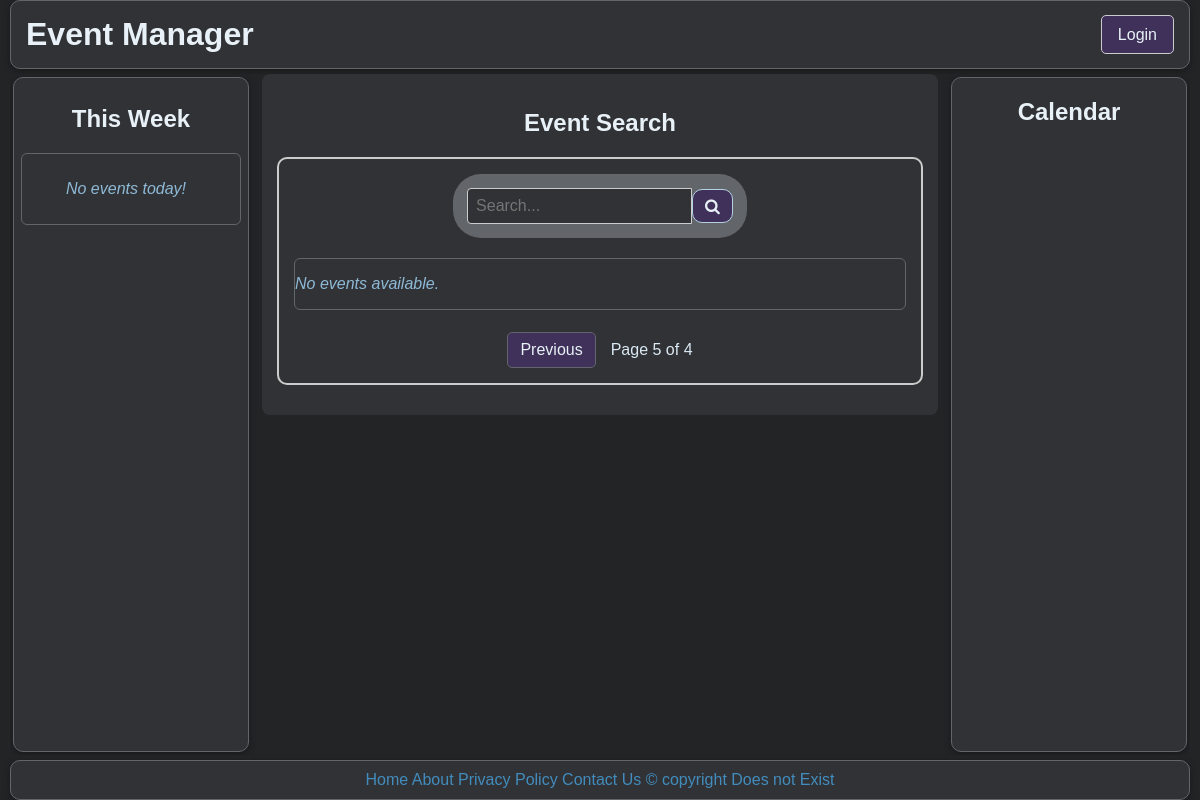
Page /?page=5 on the earlier database version.
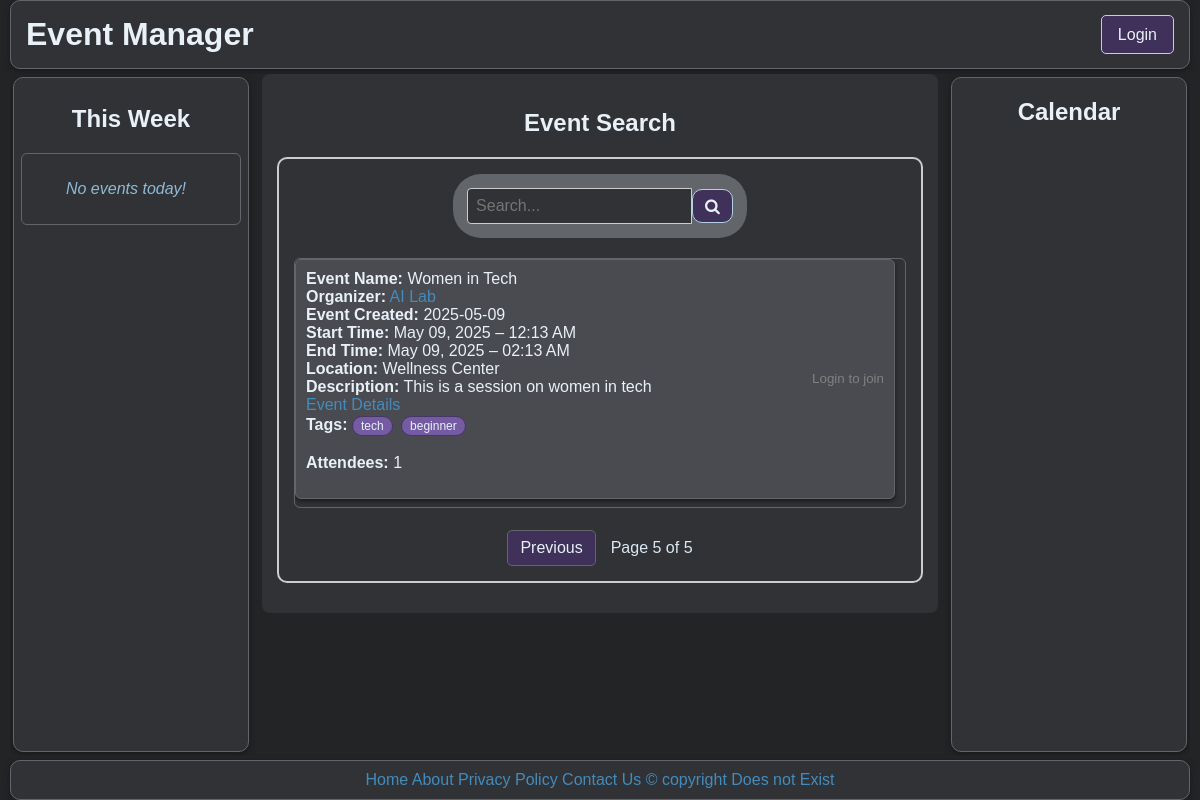
Same page on the later database version.
### src/event_model.py (models this page shows, shortened)
class Events(Base):
    __tablename__ = "events"
    uid: Mapped[int] = mapped_column(Integer, primary_key=True, index=True)
    owner_uid: Mapped[int] = mapped_column(Integer, index=True)
    title: Mapped[str] = mapped_column(String, nullable=False)
    date: Mapped[DateTime] = mapped_column(DateTime, nullable=True)
    start_time: Mapped[DateTime] = mapped_column(DateTime, nullable=False)
    end_time: Mapped[DateTime] = mapped_column(DateTime, nullable=True)
    location: Mapped[str] = mapped_column(String, nullable=True)
    event_type: Mapped[str] = mapped_column(String, nullable=True)
    organizer: Mapped[str] = mapped_column(String, nullable=True, default="Unknown")
    tags: Mapped[str] = mapped_column(String, nullable=True, default="")
    image_urls: Mapped[str] = mapped_column(String, nullable=True, default="")
    description: Mapped[str] = mapped_column(String, nullable=True)
    archived: Mapped[bool] = mapped_column(default=False)
    attendees: Mapped[list["User"]] = relationship(
        "User",
        secondary=event_signups,
        back_populates="events"
    )

### main.py (the view, shortened to what this page needs)
@app.get("/", response_class=HTMLResponse)
def main(
    request: Request,
    db_event: Session = Depends(get_event_session),
    current_user: Optional[UserBase] = Depends(get_current_user),
    page: int = 1,
    per_page: int = 20
):
    from datetime import timedelta
    today = date.today()
    start_of_week = today - timedelta(days=today.weekday())
    end_of_week = start_of_week + timedelta(days=6)
    events_this_week = []
    joined_event_ids = set()
    query = db_event.query(EventBase).filter(EventBase.archived == False)
    all_events = query.offset((page - 1) * per_page).limit(per_page).all()
    attendee_counts = {event.uid: len(event.attendees) for event in all_events}
    event_titles = {event.uid: (event.title) for event in all_events}
    total_events = query.count()
    total_pages = (total_events + per_page - 1) // per_page
    return templates.TemplateResponse('home.html', {
        'request': request,
        'username': current_user.username if current_user else None,
        'events_today': events_this_week,
        'all_events': all_events,
        'page': page,
        'total_pages': total_pages,
        'joined_event_ids': joined_event_ids,
        'attendee_counts': attendee_counts,
        'event_title': event_titles
    })

### db/session.py (called while the page is built)
def get_user_session():
    db = SessionLocal_usr()
    try:
        yield db
    finally:
        db.close()

def get_event_session():
    db = SessionLocal_usr()
    try:
        yield db
    finally:
        db.close()

### main.py (called while the page is built, shortened)
def get_current_user(request: Request, db: Session = Depends(get_user_session)):
    token = request.cookies.get("access_token")
    if not token:
        return None

### templates/home.html (shortened to what the changed rows need)
<!DOCTYPE html>
<html data-theme="dark">
<head>
  <link rel="stylesheet" href="/static/styles.css">
  <link rel="stylesheet" href="https://cdnjs.cloudflare.com/ajax/libs/font-awesome/4.7.0/css/font-awesome.min.css">
  <link href="https://cdn.jsdelivr.net/npm/fullcalendar@6.1.8/index.global.min.css" rel="stylesheet" />
</head>
<body>
  <div class="page-container">
    <div class="header">
      <div class="header-left">
        <h1>Event Manager</h1>
      </div>
    </div>
    <div class="content">
      <div class="left">
        <h2 style="text-align:center;">This Week</h2>
      </div>
      <div class="main">
        <div class="search-section">
          <h2 style="text-align:center;">Event Search</h2>
          <div class="search-box">
            <div class="search-centered">
              <div class="scrollable-event-list-home">
                {% if all_events %}
                  {% for event in all_events %}
                    <div class="event-card">
                      <div class="event-inner">
                        <div class="event-details">
                          <span><b>Event Name:</b> {{ event_title[event.uid] }}</span><br>
                          <b>Organizer:</b>
                          <a href="#" class="organizer-link" data-organizer-id="{{ event.owner_uid }}">{{ event.organizer }}</a><br>
                          <span><b>Event Created:</b> {{ event.date.strftime('%Y-%m-%d') }}</span><br>
                          <span><b>Start Time:</b> {{ event.start_time.strftime('%B %d, %Y – %I:%M %p') }}</span><br>
                          <span><b>End Time:</b> {{ event.end_time.strftime('%B %d, %Y – %I:%M %p') }}</span><br>
                          <span><b>Location:</b> {{ event.location }}</span><br>
                          <span><b>Description:</b> {{ event.description }}</span><br>
                          <a href="#" class="event-details-link" data-event-id="{{ event.uid }}">Event Details</a>
                          <div><b>Tags:</b>
                            {% if event.tags %}
                              {% for tag in event.tags.split(',') %}
                                <span class="tag">{{ tag.strip() }}</span>
                              {% endfor %}
                            {% else %}
                              <em>No tags</em>
                            {% endif %}
                          </div>
                          <p><b>Attendees:</b> {{ attendee_counts[event.uid] }}</p>
                        </div>
                        <div class="scroll-join-button">
                          {% if username %}
                          {% set is_joined = event.uid in joined_event_ids %}
                          <button
                            class="join-btn"
                            onclick="toggleJoin({{ event.uid }}, this)"
                            data-joined="{{ 'true' if is_joined else 'false' }}"
                          >
                            {{ 'Joined!' if is_joined else 'Join' }}
                          </button>
                          {% else %}
                            <small style="color: gray;">Login to join</small>
                          {% endif %}
                        </div>
                      </div>
                    </div>
                  {% endfor %}
                {% else %}
                  <p style="color: var(--text-300); font-style: italic;">No events available.</p>
                {% endif %}
              </div>
            </div>
            <div class="pagination">
              {% if page > 1 %}
                <a href="/?page={{ page - 1 }}">Previous</a>
              {% endif %}
              <span>Page {{ page }} of {{ total_pages }}</span>
            </div>
          </div>
        </div>
      </div>
      <div class="right">
        <h2 style="margin-bottom: 10px;">Calendar</h2>
      </div>
    </div>
  </div>
</body>
</html>

Differences in the rows shown:
now on this page (row edited): Events: title "Women in Tech", organizer "AI Lab", date "2025-05-09", start_time "May 09, 2025 – 12:13 AM", end_time "May 09, 2025 – 02:13 AM", location "Wellness Center", description "This is a session on women in tech", strip "tech" "beginner", attendee_counts "1"
Other differences:
{{ total_pages }}: "4" → "5"
text no longer shown: "No events available."
